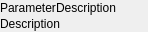
<?xml version="1.0" encoding="UTF-8"?>
<ui version="4.0">
 <class>ParameterDescriptionWidget</class>
 <widget class="QWidget" name="ParameterDescriptionWidget">
  <property name="geometry">
   <rect>
    <x>0</x>
    <y>0</y>
    <width>148</width>
    <height>32</height>
   </rect>
  </property>
  <property name="sizePolicy">
   <sizepolicy hsizetype="Ignored" vsizetype="Maximum">
    <horstretch>0</horstretch>
    <verstretch>0</verstretch>
   </sizepolicy>
  </property>
  <property name="windowTitle">
   <string>Form</string>
  </property>
  <layout class="QVBoxLayout" name="verticalLayout">
   <property name="spacing">
    <number>0</number>
   </property>
   <property name="leftMargin">
    <number>0</number>
   </property>
   <property name="topMargin">
    <number>0</number>
   </property>
   <property name="rightMargin">
    <number>0</number>
   </property>
   <property name="bottomMargin">
    <number>0</number>
   </property>
   <item>
    <layout class="QHBoxLayout" name="horizontalLayout">
     <item>
      <widget class="QLabel" name="labelParameter">
       <property name="sizePolicy">
        <sizepolicy hsizetype="Fixed" vsizetype="Fixed">
         <horstretch>0</horstretch>
         <verstretch>0</verstretch>
        </sizepolicy>
       </property>
       <property name="lineWidth">
        <number>0</number>
       </property>
       <property name="text">
        <string>Parameter</string>
       </property>
       <property name="textFormat">
        <enum>Qt::PlainText</enum>
       </property>
       <property name="wordWrap">
        <bool>false</bool>
       </property>
      </widget>
     </item>
     <item>
      <widget class="QLabel" name="labelInline">
       <property name="sizePolicy">
        <sizepolicy hsizetype="Expanding" vsizetype="Preferred">
         <horstretch>0</horstretch>
         <verstretch>0</verstretch>
        </sizepolicy>
       </property>
       <property name="lineWidth">
        <number>0</number>
       </property>
       <property name="text">
        <string>Description</string>
       </property>
       <property name="textFormat">
        <enum>Qt::PlainText</enum>
       </property>
      </widget>
     </item>
    </layout>
   </item>
   <item>
    <widget class="QLabel" name="labelDescription">
     <property name="sizePolicy">
      <sizepolicy hsizetype="Expanding" vsizetype="Minimum">
       <horstretch>0</horstretch>
       <verstretch>0</verstretch>
      </sizepolicy>
     </property>
     <property name="lineWidth">
      <number>0</number>
     </property>
     <property name="text">
      <string>Description</string>
     </property>
     <property name="textFormat">
      <enum>Qt::PlainText</enum>
     </property>
     <property name="wordWrap">
      <bool>true</bool>
     </property>
    </widget>
   </item>
  </layout>
 </widget>
 <resources/>
 <connections/>
</ui>
